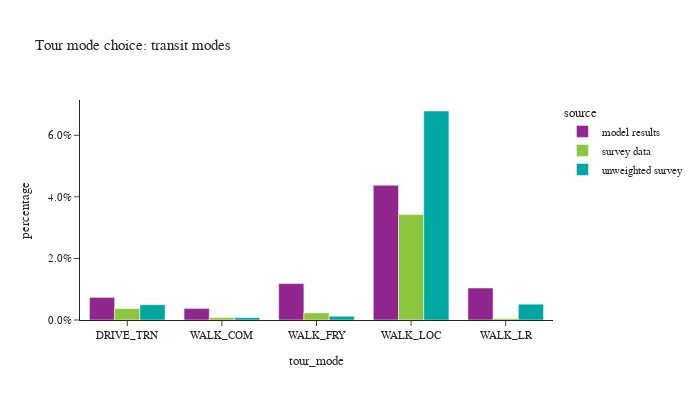

Source (notebook cell):
### Code cell
# show only transit modes
df_plot = tour_data.groupby(['source','tour_mode'])['tour_weight'].sum().reset_index()
df_plot['percentage'] = df_plot.groupby(['source'], group_keys=False)['tour_weight']. \
    apply(lambda x: x / float(x.sum()))

fig = px.bar(df_plot.loc[df_plot['tour_mode'].isin(transit_modes)], x="tour_mode", y="percentage", color="source",barmode="group",
             title="Tour mode choice: transit modes")
fig.for_each_annotation(lambda a: a.update(text = a.text.split("=")[-1]))
fig.update_layout(height=400, width=700, yaxis=dict(tickformat=".1%"))
fig.show()

### Figure 1 — Plotly figure (JSON) as saved in the notebook; plotly's stock layout.template omitted (floating-point values rounded to 4 significant figures)
{"data": [{"alignmentgroup": "True", "hovertemplate": "source=model results<br>tour_mode=%{x}<br>percentage=%{y}<extra></extra>", "legendgroup": "model results", "marker": {"color": "#91268F", "pattern": {"shape": ""}}, "name": "model results", "offsetgroup": "model results", "orientation": "v", "showlegend": true, "textposition": "auto", "type": "bar", "x": ["DRIVE_TRN", "WALK_COM", "WALK_FRY", "WALK_LOC", "WALK_LR"], "xaxis": "x", "y": [0.007335, 0.003754, 0.01182, 0.04377, 0.01039], "yaxis": "y"}, {"alignmentgroup": "True", "hovertemplate": "source=survey data<br>tour_mode=%{x}<br>percentage=%{y}<extra></extra>", "legendgroup": "survey data", "marker": {"color": "#8CC63E", "pattern": {"shape": ""}}, "name": "survey data", "offsetgroup": "survey data", "orientation": "v", "showlegend": true, "textposition": "auto", "type": "bar", "x": ["DRIVE_TRN", "WALK_COM", "WALK_FRY", "WALK_LOC", "WALK_LR"], "xaxis": "x", "y": [0.00372, 0.0007908, 0.002301, 0.03423, 0.0004798], "yaxis": "y"}, {"alignmentgroup": "True", "hovertemplate": "source=unweighted survey<br>tour_mode=%{x}<br>percentage=%{y}<extra></extra>", "legendgroup": "unweighted survey", "marker": {"color": "#00A7A0", "pattern": {"shape": ""}}, "name": "unweighted survey", "offsetgroup": "unweighted survey", "orientation": "v", "showlegend": true, "textposition": "auto", "type": "bar", "x": ["DRIVE_TRN", "WALK_COM", "WALK_FRY", "WALK_LOC", "WALK_LR"], "xaxis": "x", "y": [0.004967, 0.0007842, 0.00122, 0.06788, 0.005141], "yaxis": "y"}], "layout": {"barmode": "group", "height": 400, "legend": {"title": {"text": "source"}, "tracegroupgap": 0}, "title": {"text": "Tour mode choice: transit modes"}, "width": 700, "xaxis": {"anchor": "y", "domain": [0.0, 1.0], "title": {"text": "tour_mode"}}, "yaxis": {"anchor": "x", "domain": [0.0, 1.0], "tickformat": ".1%", "title": {"text": "percentage"}}}}
